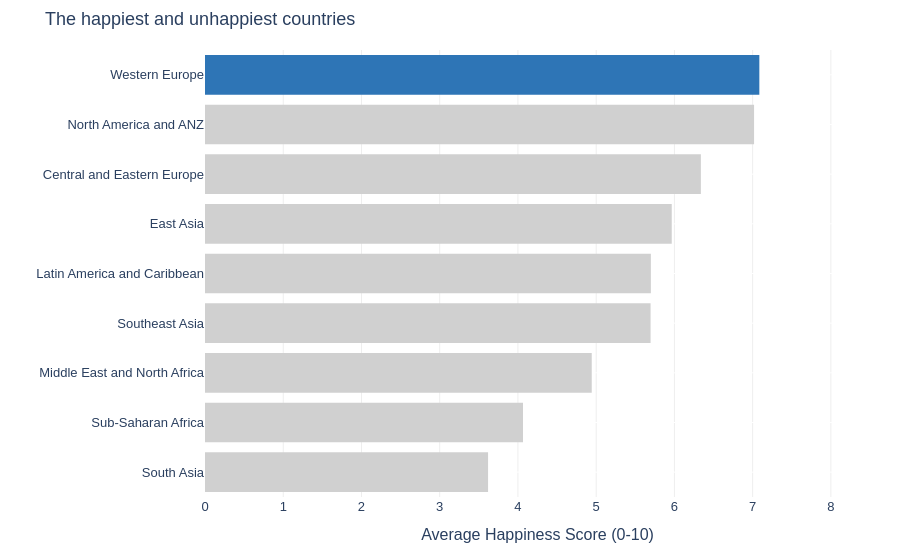

Notebook code for this chart:
### Markdown cell above
---
## Task 1 — Regional Comparison Bar Chart

**What to build:** A horizontal bar chart showing the **average happiness score by region**, sorted from highest to lowest.

**Requirements:**
- Horizontal orientation (category names are long)
- Sorted by score, descending (so the happiest region is at the top)
- Zero baseline on x-axis
- At least one design choice that goes beyond the Plotly default (colour, annotation, labels, etc.)
- An insight title that answers: *which region stands out and why does it matter?*

**Hint:** Use `df.groupby('Region')['Happiness_Score'].mean()` to compute the averages.

### Code cell
# Task 1: Regional comparison bar chart
# -------------------------------------

# Step 1: Compute average happiness score by region
region_avg = (df.groupby('Region')['Happiness_Score']
              .mean()
              .reset_index()
              .sort_values('Happiness_Score'))  # sort for horizontal bar

print(region_avg)

# Step 2: Build your chart
# YOUR CODE HERE
region_avg['highlight'] = region_avg['Region'].apply(
    lambda r: 'Western Europe' if r == 'Western Europe' else 'Other'
)
fig = px.bar(
    region_avg,
    x='Happiness_Score', y='Region',
    orientation='h',
    color='highlight',
    color_discrete_map={
        'Western Europe': '#2E75B6',  # blue — stands out
        'Other':          '#D0D0D0'   # grey — recede into background
    },
    title='The happiest and unhappiest countries',
    labels={'Happiness_Score': 'Average Happiness Score (0-10)', 'Region': '', 'highlight': ''},
    height=550
)

fig.update_traces(marker_line_width=0)

fig.update_layout(
    xaxis=dict(range=[0, 8.5], gridcolor='#EEEEEE'),
    yaxis=dict(gridcolor='white'),
    plot_bgcolor='white',
    paper_bgcolor='white',
    font=dict(family='Arial', size=13),
    margin=dict(l=10, r=30, t=50, b=40),
    showlegend=False
)

fig.show()

### Figure 1 — Plotly figure (JSON) as saved in the notebook; plotly's stock layout.template omitted (floating-point values rounded to 4 significant figures)
{"data": [{"hovertemplate": "=%{y}<br>Average Happiness Score (0-10)=%{x}<extra></extra>", "legendgroup": "Other", "marker": {"color": "#D0D0D0", "line": {"width": 0}, "pattern": {"shape": ""}}, "name": "Other", "orientation": "h", "showlegend": true, "textposition": "auto", "type": "bar", "x": [3.618, 4.065, 4.943, 5.695, 5.699, 5.966, 6.338, 7.018], "xaxis": "x", "y": ["South Asia", "Sub-Saharan Africa", "Middle East and North Africa", "Southeast Asia", "Latin America and Caribbean", "East Asia", "Central and Eastern Europe", "North America and ANZ"], "yaxis": "y"}, {"hovertemplate": "=%{y}<br>Average Happiness Score (0-10)=%{x}<extra></extra>", "legendgroup": "Western Europe", "marker": {"color": "#2E75B6", "line": {"width": 0}, "pattern": {"shape": ""}}, "name": "Western Europe", "orientation": "h", "showlegend": true, "textposition": "auto", "type": "bar", "x": [7.086], "xaxis": "x", "y": ["Western Europe"], "yaxis": "y"}], "layout": {"barmode": "relative", "font": {"family": "Arial", "size": 13}, "height": 550, "legend": {"title": {"text": ""}, "tracegroupgap": 0}, "margin": {"b": 40, "l": 10, "r": 30, "t": 50}, "paper_bgcolor": "white", "plot_bgcolor": "white", "showlegend": false, "title": {"text": "The happiest and unhappiest countries"}, "xaxis": {"anchor": "y", "domain": [0, 1], "gridcolor": "#EEEEEE", "range": [0, 8.5], "title": {"text": "Average Happiness Score (0-10)"}}, "yaxis": {"anchor": "x", "domain": [0, 1], "gridcolor": "white", "title": {"text": ""}}}}
